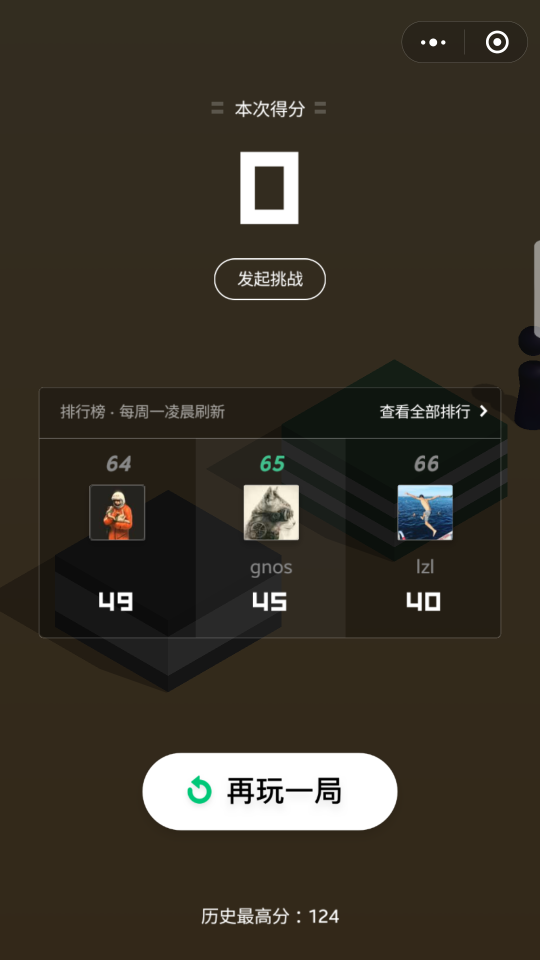
#> input picture dqn/state.png, 1080 x 1920 px (shown at 1/2 size)
$ python game.py   (older library calls are emulated)
#> lines starting #> are read from the running program, lines starting #| are printed output that depends on the picture
### dqn/utils/misc.py
import os
import cv2
import numpy as np
from PIL import Image, ImageDraw
import matplotlib.pyplot as plt

IMG_SIZE = {'h': 1920, 'w':1080}
output_size = 224


def pull_screenshot():
    cmd_scr = 'adb shell screencap -p /sdcard/t1t.png'
    cmd_pull = 'adb pull /sdcard/t1t.png ./state.png'
    os.popen(cmd_scr).close()
    os.popen(cmd_pull).close()
    state = np.array(Image.open('./state.png'))
#> state is the input picture: shape (1920, 1080, 4); mean R, G, B, A 56.9, 50.8, 39.8, 255
    return state


def preprocess(state):
    state = cv2.resize(state, (output_size, int(state.shape[0] * (output_size / state.shape[1]))))
    return state[int((state.shape[0] - output_size) * 0.5):int((state.shape[0] + output_size) * 0.5), :, 0:3]  # get rid of alpha chanel


# [8 lines left out: function press_hold, not called in this run]


# [7 lines that do not run on import are left out]

### dqn/game.py
import numpy as np
import cv2
import time as Time
import matplotlib.pyplot as plt
from PIL import Image
from dqn.utils import misc
from dqn.utils.bean import State, Sample


class Game:
    def __init__(self):
        self.state = None
        self.time_tag = 0
        self.score = 0
        self.prev_score = 0
        self.terminal = False
        self.test = False
        self.update_env()

    def get_state(self):
        return State(img=misc.preprocess(self.state), time_tag=self.time_tag)

    def update_env(self):
        self.time_tag = round(Time.time())
        if self.test:
            self.state = np.array(Image.open('state.png'))
        else:
            self.state = misc.pull_screenshot()
        self.score, self.terminal = self.get_score()

    # takes $action$ after $immediate$ ms, returns the resulting state
    def act(self, action):
        prev_score = self.score
        misc.press_hold(action)
        Time.sleep(2.5 + action / 1000.0)
        self.update_env()
        self.prev_score = prev_score
        prev_score = prev_score if not self.terminal else 0
        return Sample(p_state=None,
                      state=State(img=self.state, time_tag=self.time_tag),
                      action=None,
                      reward=min(self.score - prev_score, 2),
                      terminal=self.terminal
                      )

    def reset(self):
        misc.press_hold(10)  # replay button
        Time.sleep(0.4)
        self.state = None
        self.score = 0
        self.update_env()
        Time.sleep(0.1)

    # Adapted from and inspired by Abid
    # https://stackoverflow.com/questions/9413216/simple-digit-recognition-ocr-in-opencv-python
    def get_score(self):
        im = self.state[100:400, 0:600, :]
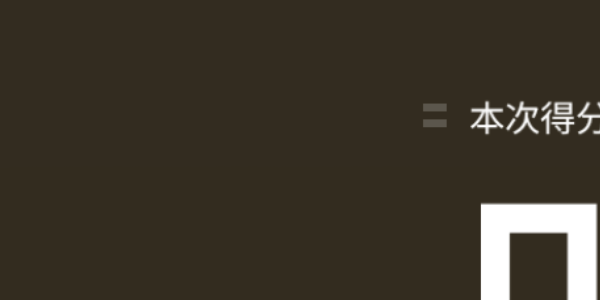
#> im: shape (300, 600, 4); mean R, G, B, A 60.8, 54.1, 42.3, 255
        im = cv2.cvtColor(im, cv2.COLOR_BGR2GRAY)
#> im: shape (300, 600)
        ave_pixel = 0.
        for _ in range(100):
            ave_pixel += im[np.random.randint(0, 300)][np.random.randint(0, 600)]
#> this loop made 100 passes
#> ave_pixel on passes 1 to 12: 41, 82, 123, 164, 205, 246, 287, 328, 369, 410, 451, 492
#> after the loop, ave_pixel = 4929
        ave_pixel /= 100.
#> ave_pixel = 49.29
        if ave_pixel < 130:
            return -1, True
        if self.test:
            print(ave_pixel)
            plt.imshow(im)
            plt.show()
        im = cv2.GaussianBlur(im, (5, 5), 0)
        thresh = cv2.adaptiveThreshold(im, 255, 1, 1, 29, 2)
        if self.test:
            plt.imshow(thresh)
            plt.show()
        # finding Contours
        _, contours, _ = cv2.findContours(thresh, cv2.RETR_LIST, cv2.CHAIN_APPROX_SIMPLE)

        model = cv2.ml.KNearest_create()
        samples = np.loadtxt('samples.data', np.float32)
        responses = np.loadtxt('responses.data', np.float32)

        responses = responses.reshape((responses.size, 1))
        model.train(samples, cv2.ml.ROW_SAMPLE, responses)

        digits = []
        for cnt in contours:
            if cv2.contourArea(cnt) > 50:
                [x, y, w, h] = cv2.boundingRect(cnt)
                if h > 70.0 * self.state.shape[0] / 1920:
                    if self.test:
                        cv2.rectangle(im, (x, y), (x + w, y + h), (0, 0, 255), 2)
                        roi = thresh[y:y + h, x:x + w]
                        plt.imshow(roi)
                        plt.show()

                    cv2.rectangle(im, (x, y), (x + w, y + h), (0, 255, 0), 2)
                    roi = thresh[y:y + h, x:x + w]
                    roismall = cv2.resize(roi, (10, 10))
                    roismall = roismall.reshape((1, 100))
                    roismall = np.float32(roismall)
                    _, results, _, _ = model.findNearest(roismall, k=1)
                    digit = str(int((results[0][0])))
                    if digit is not None:
                        digits.insert(0, digit)
        # no valid digits
        if not digits:
            return -1
        score = 0
        for i in digits:
            score = score * 10 + int(i)
        return score, False


def rand_state():
    return {
         'img': np.random.rand(240, 240, 3),
         'score': np.random.randint(0, 100),
         'reward': np.random.randint(0, 3),
         'time': np.random.randint(200, 1000),
         'terminal': bool(np.random.rand() > 0.5)
     }


if __name__ == '__main__':
    g = Game()
    g.test = True
    g.update_env()
#> the loop in get_score (call 2), `for _ in range(100):` made 100 passes
    print('score = ' + str(g.get_score()))
